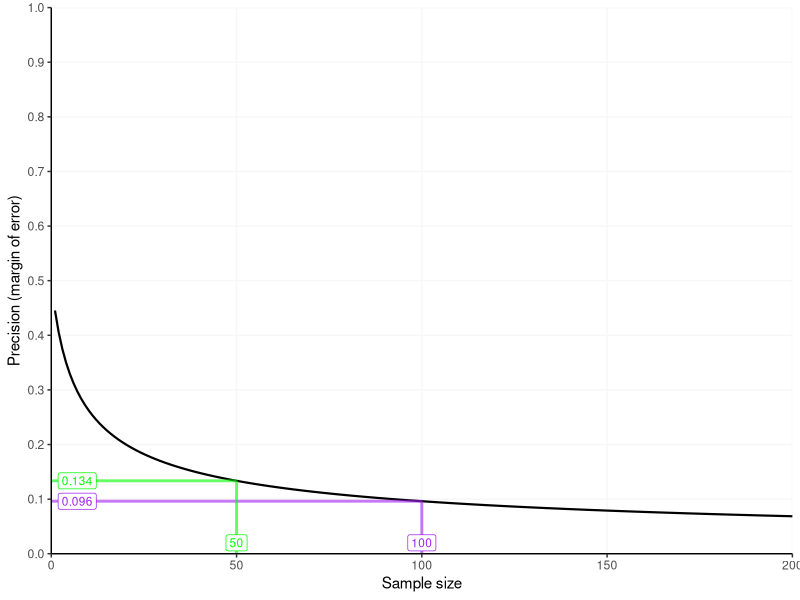

Write the R code that produced this figure.
# This script will run a precision analysis to help with sample size planning 
# when you wish to estimate a proportion with confidence intervals
# This code was written for personal use — reuse at your own risk!

# Load libraries ---------------------------------

library(tidyverse)

# Define functions ---------------------------------

# Define function for computing margin of error (MOE) for a confidence interval. The MOE is half the width of the confidence interval.
# If the population size is known a finite population correction can be applied.
# Otherwise, if the population size in unknown, no correction is applied (the default).
# The function can compute MOE for either a Wald or Wilson confidence interval (defaults to Wilson as it appears to be superior, see Newcombe, 1998)
# A 95% confidence interval is assumed.
marginOfError <- function(expectedProportion,sampleSize,confidenceLevel=.95,populationSize=Inf,type='wilson',report=T){
  n <- sampleSize
  N <- populationSize
  
  if(type=='wilson'){ # if computing Wilson CIs
    successCount <- n*expectedProportion
    CI <- prop.test(successCount, n, correct = F, conf.level = confidenceLevel)$conf.int # computes CI. Yate's continuity correction is off by default
    MOE <- (CI[2] - CI[1])/2 # to get the MOE, subtract lowerbound of CI from upperbound of CI and divide by two

    # NOT RUN — sanity check using hand written formula for Wilson CIs
    #P <- expectedProportion
    #Z <- qnorm(c( (1-confidenceLevel)/2, 1-(1-confidenceLevel)/2))[2]
    #CI <- (2 * n * P + Z^2 + c(-1, 1) * Z * sqrt(Z^2 + 4 * n * P * (1 - P))) /
    #   (2 * (n + Z^2)) 
    #MOE <- (CI[2] - CI[1])/2 # to get the MOE, subtract lowerbound of CI from upperbound of CI and divide by two
    
  }else if(type=='wald'){ # if computing wald CIs
    P <- expectedProportion
    alpha <- (1 - confidenceLevel) / 2 # convert confidence level to alpha
    Z <- qnorm(alpha, lower.tail=FALSE) # convert alpha to Z
    MOE <- Z*sqrt(P*(1-P)/n) # compute margin of error for Wald confidence intervals 
  }

  if(N != Inf){ # if user has specified a population size
    FPC <- sqrt((N-n)/(N-1)) # calculate a finite population correction (FPC) factor
    MOE <- MOE*FPC # adjust the MOE with the FPC
  }
  
  if(report){ # if user has asked for a report
  print(paste0(
    'The margin of error of a 95% ', type,' confidence interval for an expected proportion of ',expectedProportion,
    ' and a sample size of ',sampleSize,' is ', round(MOE,3)))
  }
  
  moe_object <- list(moe = MOE, target_sample_size = sampleSize, conf_interval_type = type)
  
  return(moe_object)
}

# define function to plot a precision curve for given proportion and sample size (95% confidence interval assumed).
precisionCurve <- function(expectedProportion,sampleSize,confidenceLevel=.95,populationSize=Inf,type='wilson'){
  
  sample_size_vector <- seq(1:(sampleSize*2)) # create a vector of sample sizes for X axis (by default we will show a curve for 2x the specified sample size)
  moe_vector <- NA # pre-load a variable to store moes
  
  for(i in sample_size_vector){ # using a for loop as its more comprehensible 
    moe_object <- marginOfError(
      sampleSize = i,
      expectedProportion = expectedProportion,
      confidenceLevel = confidenceLevel,
      populationSize = populationSize,
      type = type,
      report = F # don't print a report
    )
    moe_vector <- c(moe_vector, moe_object$moe) # append new moe to moe vector
  }
  
  moe_vector <- moe_vector[!is.na(moe_vector)] # remove the NA value created when moe_vector was pre-loaded
  df <- data.frame(sampleSize = sample_size_vector,precision = moe_vector)
  
  # build plot
  plot <- ggplot(data = df, aes(x = sampleSize, y = precision)) +
    geom_line(colour = 'black', linewidth = .75) +
    theme_classic() +
    ylab('Precision (margin of error)') +
    xlab('Sample size') +
    scale_x_continuous(expand = c(0.0, 0), limits = c(0,max(sample_size_vector))) +
    scale_y_continuous(expand = c(0.0, 0), limits = c(0,1), breaks = seq(0,1,0.1)) +
    theme(panel.grid.major = element_line(colour="grey97", size=0.5))
  
  return(plot)
}

# Run a precision analysis  ---------------------------------

# Run the code below to compute a margin of error for given expected proportion and target sample size
moe_object1 <- marginOfError(
  expectedProportion = .5, # Specify the anticipated proportion. Use 0.5 for the most conservative sample size estimate (see Gelman & Hill, 2006, p. 442).
  sampleSize = 100, # Specify the target sample size
  populationSize = Inf, # If population size is known, we can apply a finite population correction, otherwise use Inf
  confidenceLevel = .95, # specify the level of the confidence interval
  type = 'wilson')

# Lets get a second moe for a different target sample size (so we can display both on a precision curve)
moe_object2 <- marginOfError(
  expectedProportion = .5, # Specify the anticipated proportion. Use 0.5 for the most conservative sample size estimate (see Gelman & Hill, 2006, p. 442).
  sampleSize = 50, # Specify the target sample size
  populationSize = Inf, # If population size is known, we can apply a finite population correction, otherwise use Inf
  confidenceLevel = .95, # specify the level of the confidence interval
  type = 'wilson')

# Now plot a precision curve showing precision (margin of error) as a function of sample size.
# We'll annotate the plot with the parameters above

precisionCurve(expectedProportion =.5, # Specify the anticipated proportion. Use 0.5 for the most conservative sample size estimate (see Gelman & Hill, 2006, p. 442).
               sampleSize = 100, # Specify the target sample size
               populationSize = Inf, # If population size is known, we can apply a finite population correction, otherwise use Inf
               confidenceLevel = .95, # specify the level of the confidence interval
               type = 'wilson' # specify the type of confidence interval (wald or wilson)
               ) +
  # this code annotates the precision curve with the moes computed above
  annotate("segment", x = moe_object1$target_sample_size, xend = moe_object1$target_sample_size, y = 0, yend = moe_object1$moe, colour = "purple", size=1, alpha=0.6) +
  annotate("segment", x = 0, xend = moe_object1$target_sample_size, y = moe_object1$moe, yend = moe_object1$moe, colour = "purple", size=1, alpha=0.6) +
  annotate("label", x = 7, y = moe_object1$moe, colour = "purple", size=3, alpha=1, label = round(moe_object1$moe,3)) +
  annotate("label", x = moe_object1$target_sample_size, y = 0.02, colour = "purple", size=3, alpha=1, label = moe_object1$target_sample_size) + 

  annotate("segment", x = moe_object2$target_sample_size, xend = moe_object2$target_sample_size, y = 0, yend = moe_object2$moe, colour = "green", size=1, alpha=0.6) +
  annotate("segment", x = 0, xend =  moe_object2$target_sample_size, y = moe_object2$moe, yend = moe_object2$moe, colour = "green", size=1, alpha=0.6) +
  annotate("label", x = 7, y = moe_object2$moe, colour = "green", size=3, alpha=1, label = round(moe_object2$moe,3)) +
  annotate("label", x = moe_object2$target_sample_size, y = 0.02, colour = "green", size=3, alpha=1, label = moe_object2$target_sample_size) 

# References  ---------------------------------

# Gelman, A., & Hill, J. (2007). Data analysis using regression and multilevel/hierarchical models. Cambridge University Press.
# Newcombe R.G. (1998). Two-Sided Confidence Intervals for the Single Proportion: Comparison of Seven Methods. Statistics in Medicine, 17, 857–872. doi:10.1002/(SICI)1097-0258(19980430)17:8<857::AID-SIM777>3.0.CO;2-E.
# Rothman, K. J., & Greenland, S. (2018). Planning study size based on precision rather than power. Epidemiology, 29(5), 599–603. https://doi.org/10.1097/EDE.0000000000000876